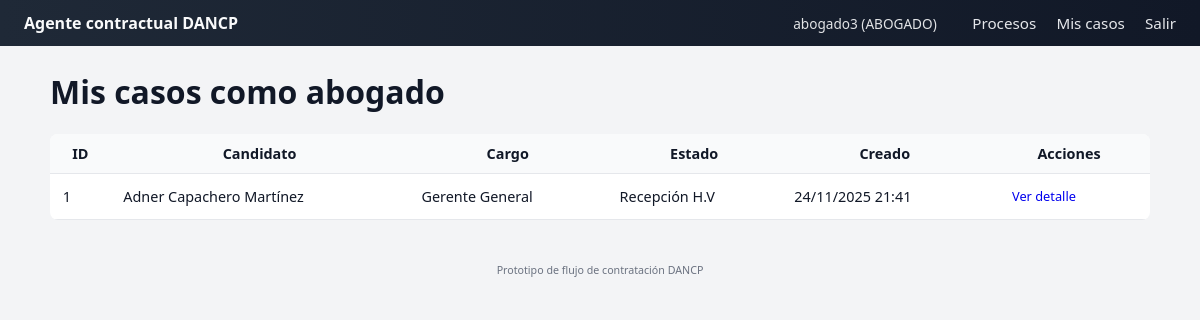
Screenshot of /mis_casos (signed in) with the database file from the repository.
### app.py (models this page shows, shortened)
class User(db.Model, UserMixin):
    __tablename__ = "usuarios"
    id = db.Column(db.Integer, primary_key=True)
    username = db.Column(db.String(80), unique=True, nullable=False)
    password_hash = db.Column(db.String(255), nullable=False)
    rol = db.Column(db.String(20), nullable=False)  # "USUARIO" o "ABOGADO"
    procesos_abogado = db.relationship(
        "ProcesoContratacion",
        back_populates="abogado",
        lazy="dynamic",
    )

class ProcesoContratacion(db.Model):
    __tablename__ = "procesos_contratacion"
    id = db.Column(db.Integer, primary_key=True)
    nombre_candidato = db.Column(db.String(120), nullable=False)
    telefono = db.Column(db.String(50))
    identificacion = db.Column(db.String(50))
    correo = db.Column(db.String(120))
    cargo = db.Column(db.String(120), nullable=False)
    area = db.Column(db.String(120))
    cv_filename = db.Column(db.String(255))  # archivo almacenado
    estado_index = db.Column(db.Integer, default=0)
    observaciones = db.Column(db.Text)
    abogado_id = db.Column(db.Integer, db.ForeignKey("usuarios.id"))
    abogado = db.relationship("User", back_populates="procesos_abogado")
    fecha_creacion = db.Column(db.DateTime, default=datetime.utcnow)
    fecha_actualizacion = db.Column(
        db.DateTime, default=datetime.utcnow, onupdate=datetime.utcnow
    )
    def estado_actual(self) -> str:
        try:
            return ESTADOS_PROCESO[self.estado_index]
        except IndexError:
            return "Desconocido"

### app.py (the view)
@app.route("/mis_casos")
@login_required
def mis_casos():
    if current_user.rol != "ABOGADO":
        flash("Solo los abogados pueden ver esta vista.", "error")
        return redirect(url_for("index"))
    procesos = ProcesoContratacion.query.filter_by(
        abogado_id=current_user.id
    ).order_by(ProcesoContratacion.fecha_creacion.desc()).all()
    return render_template(
        "mis_casos.html",
        procesos=procesos,
        ESTADOS=ESTADOS_PROCESO,
    )

### app.py (called while the page is built)
@login_manager.user_loader
def load_user(user_id):
    return User.query.get(int(user_id))

### templates/mis_casos.html (shortened to what this page needs)
{% extends "base.html" %}
{% block content %}
<h1>Mis casos como abogado</h1>
<table class="tabla">
    <thead>
    <tr>
        <th>ID</th>
        <th>Candidato</th>
        <th>Cargo</th>
        <th>Estado</th>
        <th>Creado</th>
        <th>Acciones</th>
    </tr>
    </thead>
    <tbody>
    {% for p in procesos %}
        <tr>
            <td>{{ p.id }}</td>
            <td>{{ p.nombre_candidato }}</td>
            <td>{{ p.cargo }}</td>
            <td>{{ p.estado_actual() }}</td>
            <td>{{ p.fecha_creacion.strftime("%d/%m/%Y %H:%M") }}</td>
            <td>
                <a class="btn btn-small" href="{{ url_for('detalle_proceso', proceso_id=p.id) }}">
                    Ver detalle
                </a>
            </td>
        </tr>
    {% else %}
        <tr>
            <td colspan="6" style="text-align:center;">No tienes casos asignados.</td>
        </tr>
    {% endfor %}
    </tbody>
</table>
{% endblock %}

### templates/base.html (shortened to what this page needs)
<!DOCTYPE html>
<html lang="es">
<head>
    <link rel="stylesheet" href="{{ url_for('static', filename='css/styles.css') }}">
</head>
<body>
<nav class="navbar">
    <div class="navbar-brand">Agente contractual DANCP</div>
    <div class="navbar-links">
        {% if current_user.is_authenticated %}
            <span class="navbar-user">
                {{ current_user.username }} ({{ current_user.rol }})
            </span>
            <a href="{{ url_for('index') }}">Procesos</a>
            {% if current_user.rol == 'ABOGADO' %}
                <a href="{{ url_for('mis_casos') }}">Mis casos</a>
            {% endif %}
            <a href="{{ url_for('logout') }}">Salir</a>
        {% else %}
            <a href="{{ url_for('login') }}">Iniciar sesión</a>
        {% endif %}
    </div>
</nav>
<main class="container">
    {% block content %}{% endblock %}
</main>
<footer class="footer">
    <small>Prototipo de flujo de contratación DANCP</small>
</footer>
</body>
</html>

### static/css/styles.css (style rules this page uses)
body { font-family: system-ui, -apple-system, BlinkMacSystemFont, "Segoe UI", sans-serif; margin: 0; background: #f3f4f6; color: #111827; }
.navbar { display: flex; justify-content: space-between; padding: 0.75rem 1.5rem; background: linear-gradient(90deg, #1f2937, #111827); color: #f9fafb; }
.navbar a { color: #e5e7eb; margin-left: 1rem; text-decoration: none; font-size: 0.95rem; }
.navbar-brand { font-weight: 600; }
.navbar-user { margin-right: 1rem; font-size: 0.85rem; opacity: 0.9; }
.container { max-width: 1100px; margin: 1.5rem auto; padding: 0 1rem; }
.footer { text-align: center; padding: 1rem; font-size: 0.8rem; color: #6b7280; }
.btn { display: inline-block; padding: 0.4rem 0.9rem; border-radius: 0.4rem; border: none; cursor: pointer; font-size: 0.9rem; text-decoration: none; }
.btn-small { font-size: 0.8rem; padding: 0.25rem 0.7rem; }
.tabla { width: 100%; border-collapse: collapse; margin-top: 1rem; background: #ffffff; border-radius: 0.5rem; overflow: hidden; }
.tabla th, .tabla td { padding: 0.6rem 0.8rem; border-bottom: 1px solid #e5e7eb; font-size: 0.9rem; }
.tabla thead { background: #f9fafb; }

### rows the page displays
User: username "abogado3", rol "ABOGADO"
ProcesoContratacion: id "1", nombre_candidato "Adner Capachero Martínez", cargo "Gerente General", estado_actual "Recepción H.V", fecha_creacion "24/11/2025 21:41"
